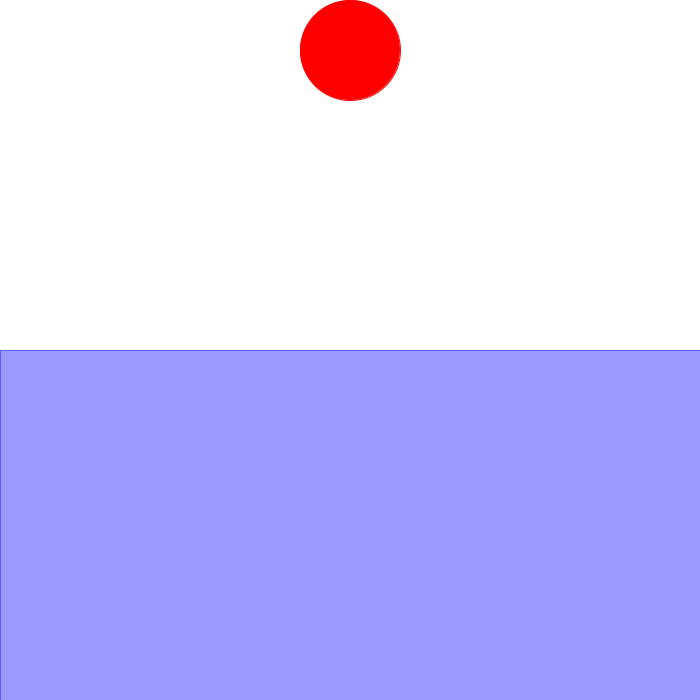
Frame 1 (no input)
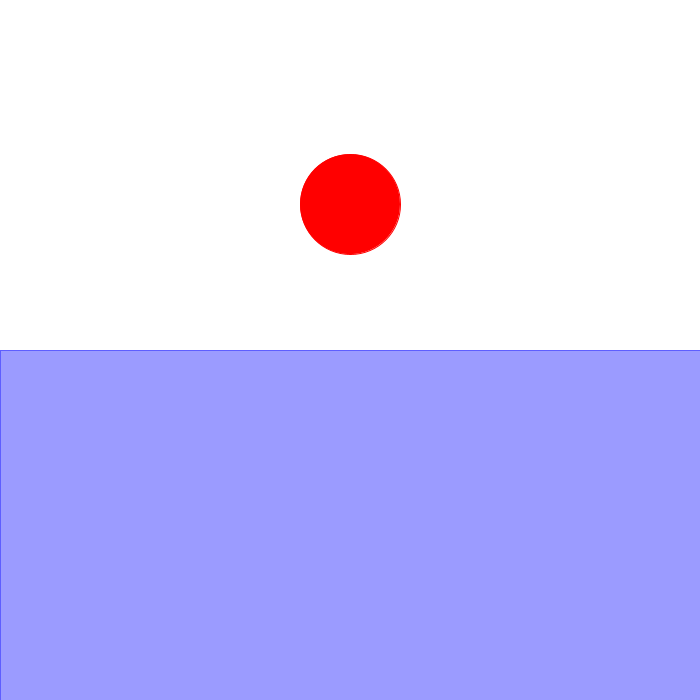
Frame 60 (the mouse pressed at the canvas centre just before this capture)
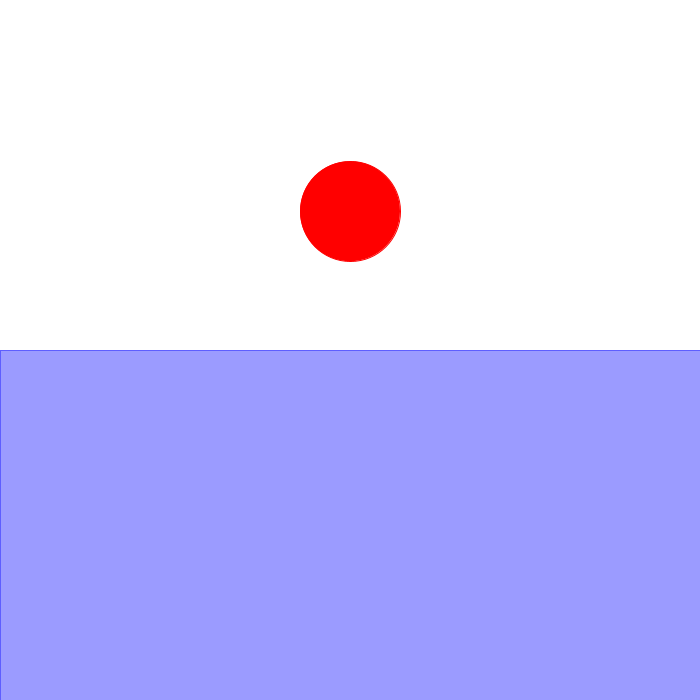
Frame 120 (the mouse held since frame 60 and released just before this capture)

The Processing sketch that drew these frames (run headless with seeded random() and noise(); from frame 60 on, the mouse is pressed at the canvas centre):

// Processing sketch: PartFlotante
// ── PartFlotante.pde
//VARIABLES GLOBALES
float radius = 50; // Radio de la partícula (esférica)
float density = 0.0001; // Densidad del fluido (agua)
float g = 9.8; // Gravedad
float _timeStep = 0.1;
float M=1;
float KD = 0.08;

//Variables 
PVector posPart;
Particle p;
float hA; // Altura del agua


void setup() {
  size(700, 700);
  posPart = new PVector(width/2, radius);
  hA = height/2;
  p = new Particle(M, posPart, radius);
}

void draw() {
  background(255);
  p.update(_timeStep);
  // Dibujar agua
  fill(0, 0, 255, 100); 
  stroke(0, 0, 255, 100);
  rect(0, hA, width, height);
  p.draw();
}

// ── Particle.pde
// Class for a simple particle with no rotational motion
public class Particle
{
   float _m;            // Mass of the particle (kg)
   PVector _s;          // Position of the particle (m)
   PVector _v;          // Velocity of the particle (m/s)
   PVector _a;          // Acceleration of the particle (m/(s·s))
   PVector _F;          // Force applied on the particle (N)

   float _radius;       // Radius of the particle (m)
   color _color;        // Color of the particle (RGBA)
   
   Particle(float m, PVector s, float radius)
   {
      _m = m;
      _s = s;
      _v = new PVector(0.0, 0.0);
      _radius = radius;
      _color = color(255,0,0);
      
      _a = new PVector(0.0, 0.0);
      _F = new PVector(0.0, 0.0);
      
   }

   void setPos(PVector s)
   {
      _s = s;
   }

   void setVel(PVector v)
   {
      _v = v;
   }
  

   PVector getForce()
   {
      return _F;
   }

   float getRadius()
   {
      return _radius;
   }

   float getColor()
   {
      return _color;
   }
   PVector getVelocidad()
   {
      return _v;
   }
   PVector getPosicion()
   {
      return _s;
   }

   void update(float timeStep)
   {
      updateForce();
      
      _a = PVector.div(_F,_m);
      _v.add(PVector.mult(_a,timeStep));
      _s.add(PVector.mult(_v,timeStep));

   }

   void updateForce() {
    // Cálculo de la altura sumergida
    float h = _s.y + _radius - hA; // h es la altura sumergida en el agua
    
    // Asegurarse de que la partícula no esté completamente fuera del agua
    if (h < 0) {
        h = 0; // Si la partícula está completamente fuera del agua
    }
    
    // Cálculo del volumen sumergido de la esfera
    // Solo se calcula si la partícula está sumergida
    float Vs = 0;
    if (h > 0) {
        if (h >= _radius) {
            Vs = (4.0 / 3.0) * PI * pow(_radius, 3); // Volumen completo de la esfera si está completamente sumergida
        } else {
            // Fórmula del volumen de un segmento esférico
            float a = sqrt(2 * h * _radius - h * h); // Radio de la sección esférica sumergida
            Vs = (PI * h * (3 * pow(a, 2) + h * h)) / 6; // Volumen del segmento esférico
        }
    }
    
    // Calcular la fuerza de flotación 
    PVector Fb = new PVector(0, -9.8 * density * Vs); 
    
    // Calcular la fuerza de gravedad 
    PVector gravedad = new PVector(0, 9.8); 
    PVector fPeso = PVector.mult(gravedad, _m);
    
    // Calcular la fuerza de friccion
    PVector fFriccion = new PVector(-_v.x,-_v.y);
    fFriccion.mult(KD);
    
    // Fuerza total
    _F = fPeso;
    _F.add(fFriccion);
    _F.add(Fb); 
}



 

   void draw()
   {
      fill(_color);
      stroke(_color);
      strokeWeight(1); 
      ellipseMode(RADIUS);
     
     ellipse(_s.x, _s.y, _radius,_radius); 
   }
}
